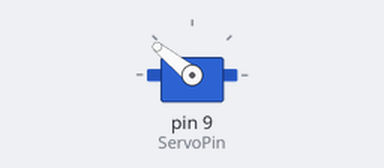
The sketch below on a simulated Arduino Uno, built with avr-gcc and run on an emulated ATmega328P. Parts: servo.

Above: at 0.05 s.
At 19.95 s:
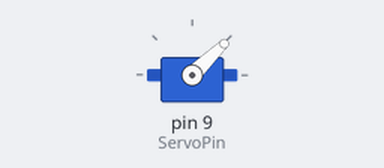
Timing chart, 0 to 26.0 s (numbered marks = the images above):
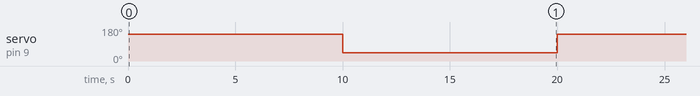

Measured:
- by itself, servo on pin 9 (ServoPin): alternates 141° for 10.0 s and 44° for 10.0 s

The sketch:

servo.ino
```cpp
#include <Servo.h>

Servo myServo;          // declare a servo object
int ServoPin = 9;       // declare the servo pin

void setup()
{
   myServo.attach(ServoPin);  // Attach servo to the used pin number
   Serial.begin(9600);        // Open serial window for log
}

void loop()
{
  myServo.writeMicroseconds(2000);  // extend
  delay(10000);
  myServo.writeMicroseconds(1000);  // retract
  delay(10000);
}
```
